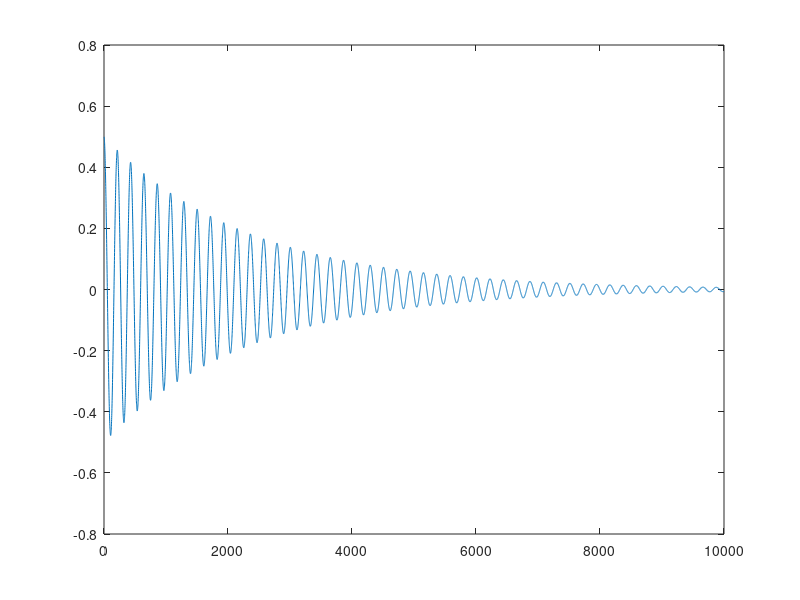
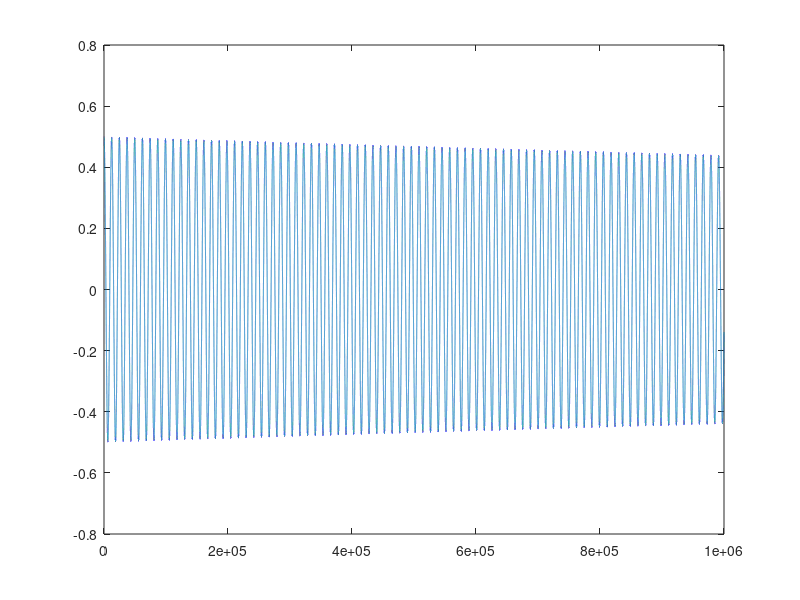
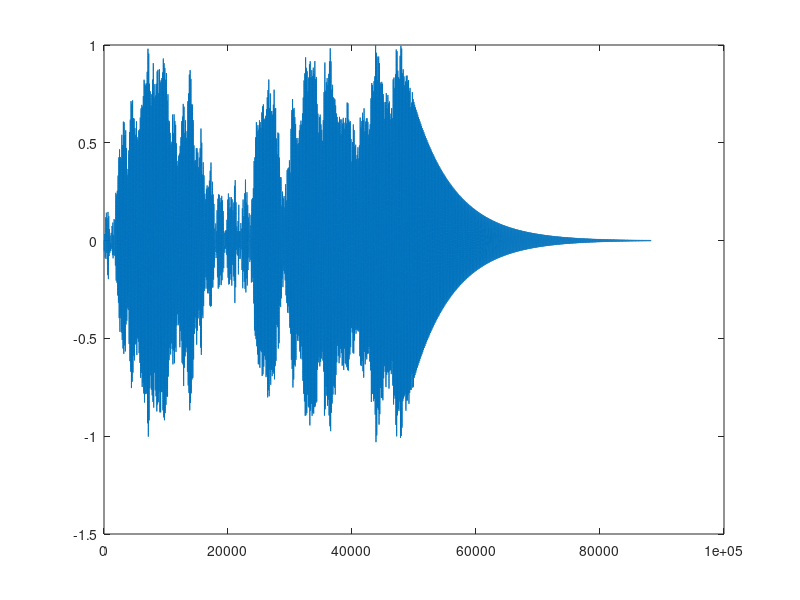
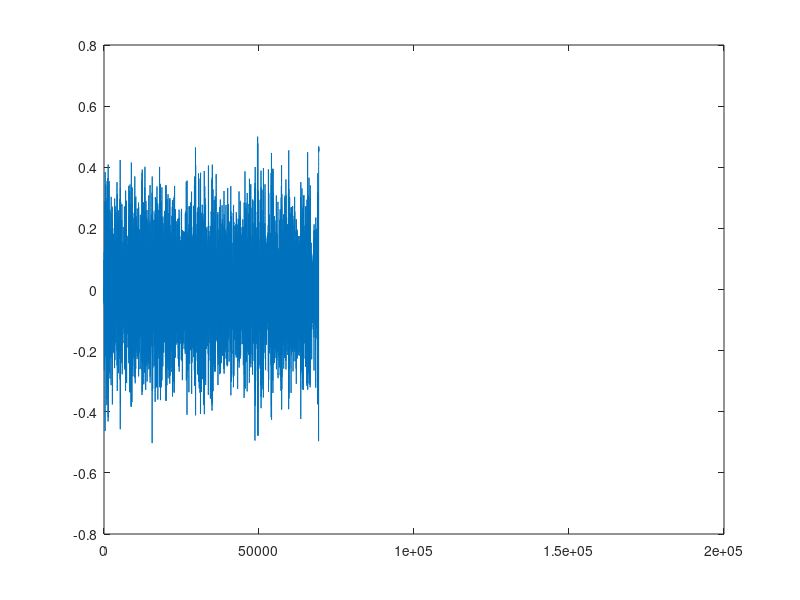

MATLAB code to generate these figures, in order:
%% Mass spring
m = 30; fs = 44100; T = 1/fs; N = 10000;
k = 50000000; x = zeros(1,N); xm1 = 0.5; xm2 = xm1; 
for i = 1:N
    x(i) = (2*m)/(m+k*T*T)*xm1 - xm2 * (m)/(m+k*T*T);
    xm2 = xm1;
    xm1 = x(i);
end
figure
plot(x) 
%% mass spring with damping
m = 0.1; fs = 100*44100; T = 1/fs; N = 1000000;

k = 500000; x = zeros(1,N); xm1 = 0.5; xm2 = xm1; 
f = 1/(2*pi) * sqrt(k/m)
R = 0.00000001;
c1 = m + R*T + k *(T*T); c2 = 2*m+R*T;
for i = 1:N
    x(i) = c2/c1*xm1 - xm2 * (m)/c1;
    xm2 = xm1;
    xm1 = x(i);
end
figure
plot(x)
%% Bottle
%   mode
m = 1; fs = 44100; T = 1/fs; N = 44100*2;
k = 5000000; 
m2 = 0.5; fs = 44100; N = 44100*2;
k2 = 5000000;

x = zeros(1,N); 

f = 1/(2*pi) * sqrt(k/m) % resonant frequency

input = 50000;

noise = 2*rand(1,input);
noise = noise - mean(noise); % remove DC off

offset = length(x)-length(noise);
if length(x) > length(noise)
    noise = [noise, zeros(1,offset)];
end

R = -100;
R2 = -100;
c1 = m + R*T + k *(T*T); c2 = 2*m+R*T;
c3 = m2 + R2*T + k2 *(T*T); c4 = 2*m2+R2*T;
xm1 = noise(N); 
xm2 = xm1; 

for i = 1:N
    x(i) = c2/c1*xm1 - xm2 * (m)/c1;
    xm2 = xm1;
    xm1 = x(i) + noise(i);
end

figure
plot((x/max(x))) 
s = (x/max(x));
sound(s,fs)

%% 2 modes
%   mode
m = 2; fs = 44100; T = 1/fs; N = 44100*4;
k = 50000000; 
m2 = 10; 
k2 = 50000000;

x = zeros(1,N); 
x2 = zeros(1,N); 

f = 1/(2*pi) * sqrt(k/m)% resonant frequency
f2 = 1/(2*pi) * sqrt(k2/m2)% resonant frequency

input = 100000;

noise = 2*rand(1,input);
noise = noise - mean(noise); % remove DC off

offset = length(x)-length(noise);
if length(x) > length(noise)
    noise =[noise, zeros(1,offset)];
end

R = 100;
R2 = -10000;

c1 = m + R*T + k *(T*T); c2 = 2*m+R*T;
c3 = m2 + R2*T + k2 *(T*T); c4 = 2*m2+R2*T;

xm1 = noise(N); 
xm2 = xm1; 

xm11 = noise(N-1); 
xm21 = xm11; 

for i = 1:N
    x(i) = c2/c1*xm1 - xm2 * (m)/c1;
    x2(i) = c4/c3*xm11 - xm21 * (m2)/c3;
    
    xm2 = xm1;
    xm1 = x(i) + noise(i);
    
    xm21 = xm11;
    xm11 = x2(i) + noise(i);
end

figure
s = (x/max(x));
s2 = (x2/max(x2));
mix = (s+s2)*0.5;
plot(mix)
sound(mix,fs)

